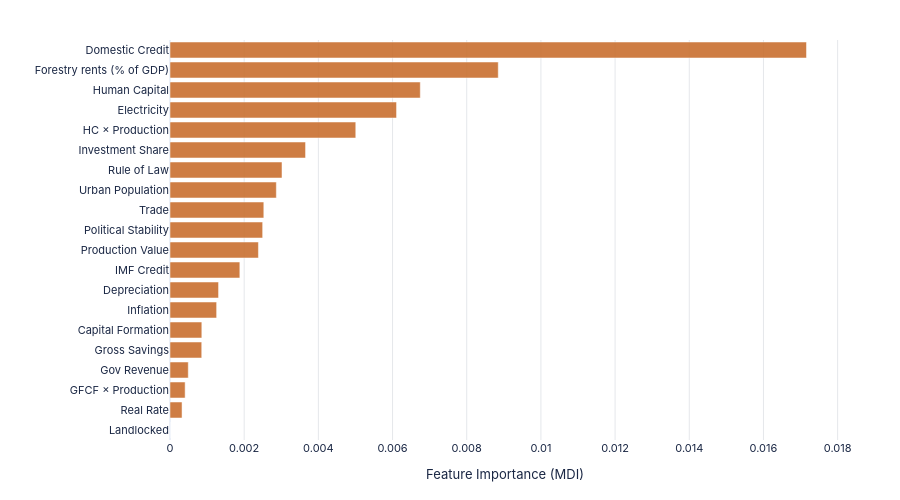

Write notebook code for a chart like this one.
### Markdown cell above
## Fig 11 — Random Forest Feature Importance

### Code cell
rf_show = imp_show.sort_values('RF', ascending=True).copy()

fig11 = go.Figure(go.Bar(
    y=rf_show['Short'], x=rf_show['RF'], orientation='h',
    marker=dict(color='#c97030', opacity=0.9, line=dict(color='white', width=0.5)),
    hovertemplate='%{y}: %{x:.3f}<extra>Random Forest</extra>',
))
fig11.update_layout(**base_layout(
    height=500, margin=dict(l=170, r=60, t=40, b=60),
    xaxis=dict(title='Feature Importance (MDI)', gridcolor=GRID),
    yaxis=dict(tickfont=dict(size=11)),
    showlegend=False,
))
save(fig11, '11_ml_random_forest_importance', w=1100, h=500)
fig11.show(config=CFG)

### Figure 1 — Plotly figure (JSON) as saved in the notebook; plotly's stock layout.template omitted (floating-point values rounded to 4 significant figures)
{"data": [{"hovertemplate": "%{y}: %{x:.3f}<extra>Random Forest</extra>", "marker": {"color": "#c97030", "line": {"color": "white", "width": 0.5}, "opacity": 0.9}, "orientation": "h", "type": "bar", "x": [0.0, 0.0003249, 0.0004081, 0.0004928, 0.0008556, 0.0008583, 0.001257, 0.001309, 0.001883, 0.002384, 0.002498, 0.002529, 0.002867, 0.00302, 0.003655, 0.005009, 0.006108, 0.006748, 0.00885, 0.01716], "y": ["Landlocked", "Real Rate", "GFCF × Production", "Gov Revenue", "Gross Savings", "Capital Formation", "Inflation", "Depreciation", "IMF Credit", "Production Value", "Political Stability", "Trade", "Urban Population", "Rule of Law", "Investment Share", "HC × Production", "Electricity", "Human Capital", "Forestry rents (% of GDP)", "Domestic Credit"]}], "layout": {"font": {"color": "#1a2744", "family": "IBM Plex Sans, -apple-system, BlinkMacSystemFont, sans-serif", "size": 11}, "height": 500, "margin": {"b": 60, "l": 170, "r": 60, "t": 40}, "paper_bgcolor": "#ffffff", "plot_bgcolor": "#ffffff", "showlegend": false, "xaxis": {"gridcolor": "#e5e7eb", "title": {"text": "Feature Importance (MDI)"}}, "yaxis": {"tickfont": {"size": 11}}}}
